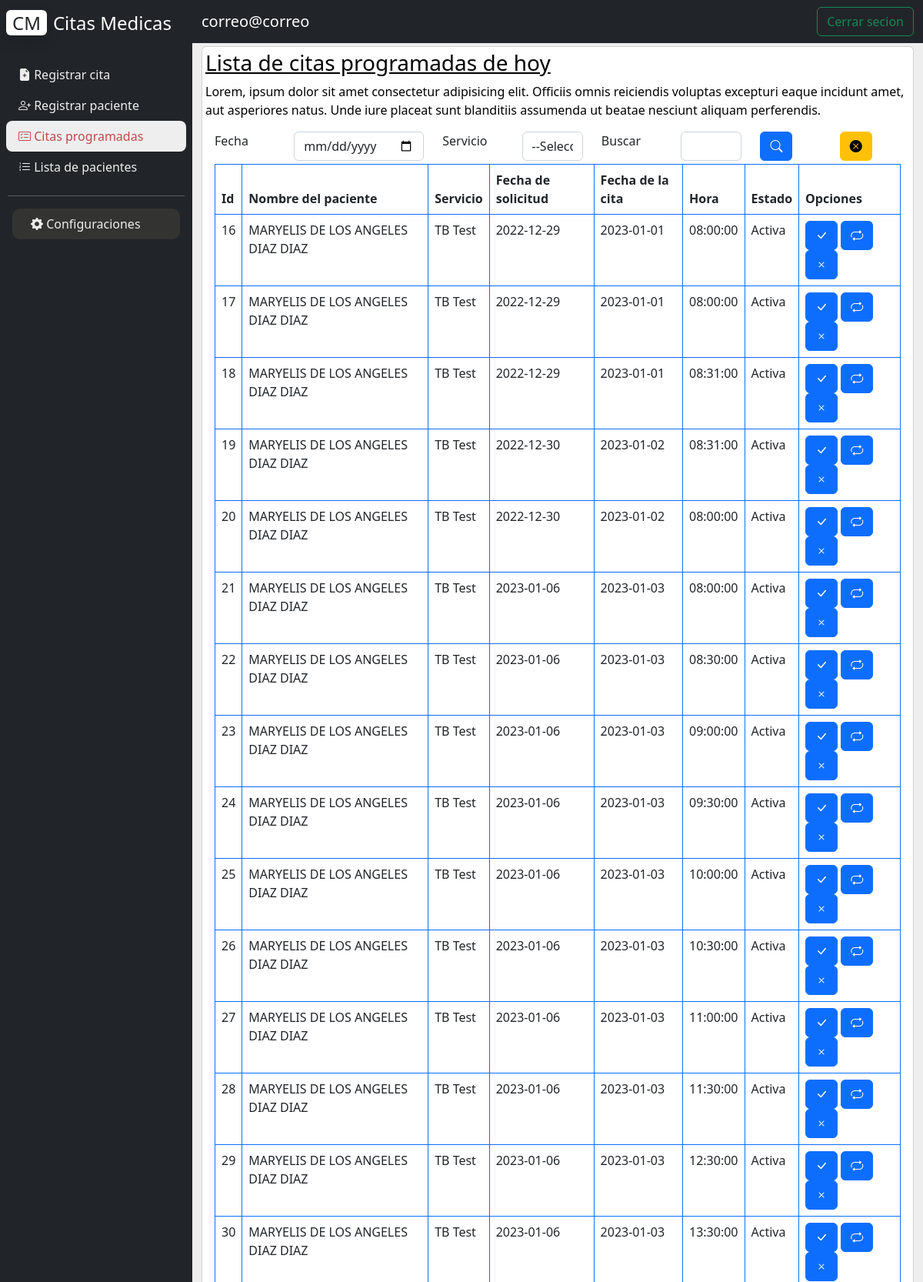
/listarcitas (signed in, upper part), run on the app's committed database.
### tables this page shows
CREATE TABLE `citas_medicas` (
  `id` int NOT NULL AUTO_INCREMENT,
  `id_paciente` int NOT NULL,
  `id_servicio` int NOT NULL,
  `fecha_registro` date NOT NULL,
  `fecha_cita` date NOT NULL,
  `hora_cita` time NOT NULL,
  `status_cita` varchar(20) NOT NULL,
  `duracion_cita` int NOT NULL,
  `citas_lote` bit(1) NOT NULL DEFAULT b'0',
  `ciclo_servicio` int NOT NULL,
  PRIMARY KEY (`id`),
  KEY `id_paciente` (`id_paciente`),
  KEY `id_servicio` (`id_servicio`),
  CONSTRAINT `citas_medicas_ibfk_1` FOREIGN KEY (`id_paciente`) REFERENCES `pacientes` (`id`) ON DELETE RESTRICT ON UPDATE CASCADE,
  CONSTRAINT `citas_medicas_ibfk_2` FOREIGN KEY (`id_servicio`) REFERENCES `servicios` (`id`) ON DELETE RESTRICT ON UPDATE CASCADE
);

CREATE TABLE `pacientes` (
  `id` int NOT NULL AUTO_INCREMENT,
  `cedula` varchar(20) NOT NULL,
  `nombre` varchar(45) NOT NULL,
  `apellido` varchar(45) NOT NULL,
  `fecha_nacimiento` date NOT NULL,
  `telefono` varchar(8) NOT NULL,
  PRIMARY KEY (`id`),
  UNIQUE KEY `cedula_UNIQUE` (`cedula`)
);

CREATE TABLE `servicios` (
  `id` int NOT NULL AUTO_INCREMENT,
  `nombre_servicio` varchar(45) NOT NULL,
  `descripcion` varchar(45) NOT NULL,
  `detalle` varchar(255) NOT NULL,
  `hora_inicio_servicio` time NOT NULL,
  `hora_fin_servicio` time NOT NULL,
  `ciclo_citas_dia` int NOT NULL,
  `ciclos_citas_fin_de_semana` int NOT NULL,
  `duracion_cita` int NOT NULL,
  `duracion_cita_lote` int NOT NULL,
  `fin_de_semana` bit(1) NOT NULL DEFAULT b'0',
  PRIMARY KEY (`id`),
  UNIQUE KEY `UNIQUE` (`nombre_servicio`) USING BTREE
);

### controller/CitaController.php (called while the page is built, shortened)
<?php
class CitaController{
    public static function Listar_Citas_Star(Router $router){
        $lista_de_citas = Cita::Busqueda();
        $lista_servicios=Servicio::ListarShow();
        $data=[
            "servicios"=>$lista_servicios,
            "citas"=>$lista_de_citas,
            "sider"=>[
                "citas_programadas"=>"active"
                ]
        ];
        return $router->Render("pagues/listar_citas",$data);
    }
}
?>

### public/index.php (called while the page is built, shortened)
<?php
    $router = new Router();
    $router->Get("/api/paciente",[PacienteController::class,"GetPaciente"]);
    $router->Get("/api/paciente/listar",[PacienteController::class,"GetAllPaciente"]);
    $router->Post("/api/paciente/crear",[PacienteController::class,"Crear"]);
    $router->Post("/api/paciente/delete",[PacienteController::class,"Delete"]);
    $router->Post("/api/paciente/busqueda",[PacienteController::class,"Busqueda"]);
    $router->Get("/heron/",[HeronController::class,"Home"]);
    $router->Post("/api/cita/crear",[CitaController::class,"Crear"]);
    $router->Get("/api/cita/listar",[CitaController::class,"Listar"]);
    $router->Get("/login",[LoginController::class,"Start"]);
    $router->Get("/registrate",[LoginController::class,"Registrate"]);
    $router->Post("/registrate",[LoginController::class,"NuevoUsuario"]);
    $router->Post("/login",[LoginController::class,"LogIn"]);
    $router->Get("/cerrar",[LoginController::class,"LogAut"]);
    $router->Post("/api/usuario",[UsuarioController::class,"Usuario"]);
    $router->Get("/",[PaguesController::class,"Home"]);
    $router->Get("/traveler",[TravelerController::class,"Get"]);
    $router->Post("/traveler",[TravelerController::class,"Crear"]);
    $router->Get("/paciente",[PacienteController::class,"Get"],);
    $router->Post("/paciente",[PacienteController::class,"Crear"]);
    $router->Get("/listarcitas",[CitaController::class,"Listar_Citas_Star"]);
    $router->Post("/listarcitas",[CitaController::class,"Filtro"]);
    $router->Post("/api/listarcitas",[CitaController::class,"Filtro"]);
    $router->get("/test",[PacienteController::class,"pacienteExiste"]);
    $router->get("/programarcita",[TravelerController::class,"GetIdPaciente"]);
    $router->get("/listarpacientes",[PacienteController::class,"lista_pacientes"]);
    $router->get("/servicios",[ServicioController::class,"listaServicio"]);
    $router->get("/servicionuevo",[ServicioController::class,"nuevoServicio"]);
    $router->Post("/servicionuevo",[ServicioController::class,"Guardar"]);
    $router->ComprobarRutas();
?>

### app/ConfigDB.php (called while the page is built, shortened)
<?php
    class ConfigDB{
        public static function Get(){
            try {
                $mysql = new mysqli("localhost","root","","citas");
                return $mysql;
            } catch (Exception $th) {
                return $th;
            }
        }
    }
?>

### model/Cita.php (called while the page is built, shortened)
<?php
class Cita
{
    public static function Busqueda($argumentos=[]){
        $sql="select cm.id, p.nombre, p.apellido, s.nombre_servicio, cm.fecha_registro, cm.fecha_cita, cm.hora_cita, cm.status_cita from citas_medicas as cm inner join servicios as s on cm.id_servicio = s.id inner join pacientes as p on cm.id_paciente=p.id";
        $resultado = ConfigDB::Get()->query($sql);
        $array_citas_get = $resultado->fetch_all(MYSQLI_ASSOC);
        return $array_citas_get;
    }
}

### view/pagues/listar_citas.php (the view, shortened to what this page needs)
<div class="card p-1 mt-1">
    <div class="text-black">
        <u>
            <h3>Lista de citas programadas de hoy</h3>
        </u>
        <p>Lorem, ipsum dolor sit amet consectetur adipisicing elit. Officiis omnis reiciendis voluptas excepturi eaque
            incidunt amet, aut asperiores natus. Unde iure placeat sunt blanditiis assumenda ut beatae nesciunt aliquam
            perferendis.</p>
    </div>
    <form class="container mb-1" action="/listarcitas" method="POST" id="filtro">
        <div class="row">
            <div class="col-md">
                <label class="col-md form-label" for="date">Fecha</label>
            </div>
            <div class="col-md">
                <input class="col-md form-control" type="date" name="date" id="date">
            </div>
            <div class="col-md">
                <label class="form-label" for="servicio">Servicio</label>
            </div>
            <div class="col-md">
                <select class="form-control" name="servicio" id="servivio">
                    <option selected value="">--Seleccione--</option>
                </select>
            </div>
            <div class="col-md">
                <label class="form-label" for="buqueda">Buscar</label>
            </div>
            <div class="col-md">
                <input class="form-control" type="text" name="busqueda" id="busqueda">
            </div>
            <div class="col-md">
                <button type="submit" class="btn btn-primary"><i class="bi bi-search"></i></button>
            </div>
            <div class="col-md">
                <button type="reset" class="btn btn-warning"><i class="bi bi-x-circle-fill"></i></button>
            </div>
        </div>
    </form>
    <div class="container">
        <table class="table table-bordered border-primary">
            <thead>
                <tr>
                    <th class="col">Id</th>
                    <th class="col">Nombre del paciente</th>
                    <th class="col">Servicio</th>
                    <th class="col">Fecha de solicitud</th>
                    <th class="col">Fecha de la cita</th>
                    <th class="col">Hora</th>
                    <th class="col">Estado</th>
                    <th class="col">Opciones</th>
                </tr>
            </thead>
            <tbody id="tb-body">
                <?php if (isset($citas)) : ?>
                <?php foreach ($citas as $cita) : ?>
                <tr>
                    <td><?php echo $cita["id"] ?></td>
                    <td><?php echo $cita["nombre"] . " " . $cita["apellido"] ?></td>
                    <td><?php echo $cita["nombre_servicio"] ?></td>
                    <td><?php echo $cita["fecha_registro"] ?></td>
                    <td><?php echo $cita["fecha_cita"] ?></td>
                    <td><?php echo $cita["hora_cita"] ?></td>
                    <td><?php echo $cita["status_cita"] ?></td>
                    <td>
                        <a class="btn btn-primary" href="#">
                            <i class="bi bi-check-lg"></i>
                        </a>
                        <a class="btn btn-primary" href="#">
                            <i class="bi bi-repeat"></i>
                        </a>
                        <a class="btn btn-primary" href="#">
                            <i class="bi bi-x"></i>
                        </a>
                    </td>
                </tr>
                <?php endforeach; ?>
                <?php endif; ?>
            </tbody>
        </table>
    </div>
</div>

### data on the page
citas_medicas: id "16", id_paciente.nombre "MARYELIS DE LOS ANGELES", id_paciente.apellido "DIAZ DIAZ", id_servicio.nombre_servicio "TB Test", fecha_registro "2022-12-29", fecha_cita "2023-01-01", hora_cita "08:00:00", status_cita "Activa"
citas_medicas: id "17", id_paciente.nombre "MARYELIS DE LOS ANGELES", id_paciente.apellido "DIAZ DIAZ", id_servicio.nombre_servicio "TB Test", fecha_registro "2022-12-29", fecha_cita "2023-01-01", hora_cita "08:00:00", status_cita "Activa"
citas_medicas: id "18", id_paciente.nombre "MARYELIS DE LOS ANGELES", id_paciente.apellido "DIAZ DIAZ", id_servicio.nombre_servicio "TB Test", fecha_registro "2022-12-29", fecha_cita "2023-01-01", hora_cita "08:31:00", status_cita "Activa"
citas_medicas: id "19", id_paciente.nombre "MARYELIS DE LOS ANGELES", id_paciente.apellido "DIAZ DIAZ", id_servicio.nombre_servicio "TB Test", fecha_registro "2022-12-30", fecha_cita "2023-01-02", hora_cita "08:31:00", status_cita "Activa"
citas_medicas: id "20", id_paciente.nombre "MARYELIS DE LOS ANGELES", id_paciente.apellido "DIAZ DIAZ", id_servicio.nombre_servicio "TB Test", fecha_registro "2022-12-30", fecha_cita "2023-01-02", hora_cita "08:00:00", status_cita "Activa"
citas_medicas: id "21", id_paciente.nombre "MARYELIS DE LOS ANGELES", id_paciente.apellido "DIAZ DIAZ", id_servicio.nombre_servicio "TB Test", fecha_registro "2023-01-06", fecha_cita "2023-01-03", hora_cita "08:00:00", status_cita "Activa"
citas_medicas: id "22", id_paciente.nombre "MARYELIS DE LOS ANGELES", id_paciente.apellido "DIAZ DIAZ", id_servicio.nombre_servicio "TB Test", fecha_registro "2023-01-06", fecha_cita "2023-01-03", hora_cita "08:30:00", status_cita "Activa"
citas_medicas: id "23", id_paciente.nombre "MARYELIS DE LOS ANGELES", id_paciente.apellido "DIAZ DIAZ", id_servicio.nombre_servicio "TB Test", fecha_registro "2023-01-06", fecha_cita "2023-01-03", hora_cita "09:00:00", status_cita "Activa"
citas_medicas: id "24", id_paciente.nombre "MARYELIS DE LOS ANGELES", id_paciente.apellido "DIAZ DIAZ", id_servicio.nombre_servicio "TB Test", fecha_registro "2023-01-06", fecha_cita "2023-01-03", hora_cita "09:30:00", status_cita "Activa"
citas_medicas: id "25", id_paciente.nombre "MARYELIS DE LOS ANGELES", id_paciente.apellido "DIAZ DIAZ", id_servicio.nombre_servicio "TB Test", fecha_registro "2023-01-06", fecha_cita "2023-01-03", hora_cita "10:00:00", status_cita "Activa"
citas_medicas: id "26", id_paciente.nombre "MARYELIS DE LOS ANGELES", id_paciente.apellido "DIAZ DIAZ", id_servicio.nombre_servicio "TB Test", fecha_registro "2023-01-06", fecha_cita "2023-01-03", hora_cita "10:30:00", status_cita "Activa"
citas_medicas: id "27", id_paciente.nombre "MARYELIS DE LOS ANGELES", id_paciente.apellido "DIAZ DIAZ", id_servicio.nombre_servicio "TB Test", fecha_registro "2023-01-06", fecha_cita "2023-01-03", hora_cita "11:00:00", status_cita "Activa"
citas_medicas: id "28", id_paciente.nombre "MARYELIS DE LOS ANGELES", id_paciente.apellido "DIAZ DIAZ", id_servicio.nombre_servicio "TB Test", fecha_registro "2023-01-06", fecha_cita "2023-01-03", hora_cita "11:30:00", status_cita "Activa"
citas_medicas: id "29", id_paciente.nombre "MARYELIS DE LOS ANGELES", id_paciente.apellido "DIAZ DIAZ", id_servicio.nombre_servicio "TB Test", fecha_registro "2023-01-06", fecha_cita "2023-01-03", hora_cita "12:30:00", status_cita "Activa"
citas_medicas: id "30", id_paciente.nombre "MARYELIS DE LOS ANGELES", id_paciente.apellido "DIAZ DIAZ", id_servicio.nombre_servicio "TB Test", fecha_registro "2023-01-06", fecha_cita "2023-01-03", hora_cita "13:30:00", status_cita "Activa"

### other printed values
$usuario "correo@correo"
